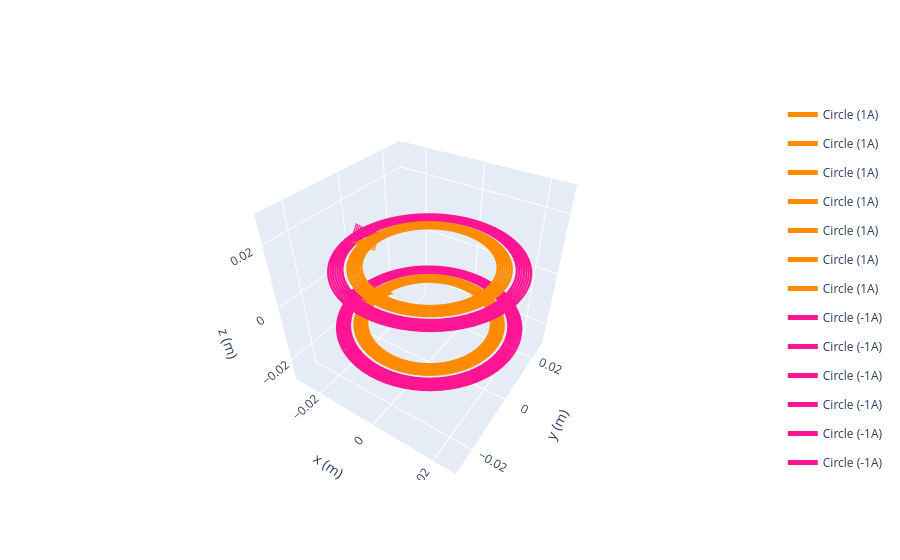

The notebook cell this image was saved under:
### Code cell
import numpy as np
import matplotlib.pyplot as plt
import magpylib as magpy

# ============================================================
# POSM MOT COIL PCB — GRADIENT-TARGET DESIGN STUDY
# ============================================================

# Mechanical dimensions
BOARD_DIAMETER_MM = 55.0
OPENING_DIAMETER_MM = 35.0

INNER_RADIUS_MIN_MM = 18.0
INNER_RADIUS_MAX_MM = 22.0
OUTER_RADIUS_MIN_MM = 23.0
OUTER_RADIUS_MAX_MM = 27.0

TURNS_PER_WINDING = 7
TRACE_WIDTH_MM = 0.30
TRACE_SPACING_MM = 0.30

# Magnetic requirements
TARGET_GRADIENT_MIN = 10.0  # G/cm
TARGET_GRADIENT_MAX = 20.0  # G/cm
TEST_CURRENT_A = 1.0

# Model settings
FIELD_STEP_MM = 0.01
Z_PLOT_MAX_MM = 35.0

# ============================================================
# 1. DEFINE IDEAL WINDING CENTERLINES
# ============================================================

inner_radii_mm = np.linspace(
    INNER_RADIUS_MIN_MM + TRACE_WIDTH_MM / 2,
    INNER_RADIUS_MAX_MM - TRACE_WIDTH_MM / 2,
    TURNS_PER_WINDING
)

outer_radii_mm = np.linspace(
    OUTER_RADIUS_MIN_MM + TRACE_WIDTH_MM / 2,
    OUTER_RADIUS_MAX_MM - TRACE_WIDTH_MM / 2,
    TURNS_PER_WINDING
)

# Each board contains 7 inner loops and 7 outer loops.
# Inner and outer groups have opposite current directions.
loop_data = (
    [(r, +1.0, "Inner") for r in inner_radii_mm]
    + [(r, -1.0, "Outer") for r in outer_radii_mm]
)

print("=== DESIGN PARAMETERS ===")
print(f"Board OD: {BOARD_DIAMETER_MM:.1f} mm")
print(f"Opening diameter: {OPENING_DIAMETER_MM:.1f} mm")
print(f"Inner turns: {TURNS_PER_WINDING}")
print(f"Outer turns: {TURNS_PER_WINDING}")
print(f"Trace width: {TRACE_WIDTH_MM:.2f} mm")
print(f"Trace spacing: {TRACE_SPACING_MM:.2f} mm")
print(f"Gradient target: {TARGET_GRADIENT_MIN:.1f}–"
      f"{TARGET_GRADIENT_MAX:.1f} G/cm")

# ============================================================
# 2. CREATE ONE BOARD AT A SPECIFIED Z POSITION
# ============================================================

def make_board(z_position_mm, current_multiplier=1.0):
    """Create ideal circular loops for one PCB plane."""
    board_sources = []

    for radius_mm, winding_sign, winding_name in loop_data:
        coil = magpy.current.Circle(
            current=(
                TEST_CURRENT_A
                * current_multiplier
                * winding_sign
            ),
            diameter=2 * radius_mm * 1e-3,
            position=(0, 0, z_position_mm * 1e-3)
        )

        if winding_name == "Inner":
            coil.style.color = "darkorange"
        else:
            coil.style.color = "deeppink"

        board_sources.append(coil)

    return board_sources


# ============================================================
# 3. FIELD AND GRADIENT FUNCTIONS
# ============================================================

def total_bz_T(sources, z_mm):
    """Return Bz in tesla on the central axis."""
    observer = np.array([0.0, 0.0, z_mm * 1e-3])
    total = 0.0

    for source in sources:
        total += source.getB(observer)[2]

    return total


def gradient_G_per_cm(sources, z_mm, step_mm=FIELD_STEP_MM):
    """Return dBz/dz in G/cm using a central difference."""
    b_plus = total_bz_T(sources, z_mm + step_mm)
    b_minus = total_bz_T(sources, z_mm - step_mm)

    dz_m = 2 * step_mm * 1e-3
    gradient_T_per_m = (b_plus - b_minus) / dz_m

    # 1 T/m = 100 G/cm
    return gradient_T_per_m * 100


# ============================================================
# 4. SINGLE-BOARD BASELINE
# ============================================================

single_board = make_board(z_position_mm=0.0)

# Find zero crossings of Bz above the single board.
z_scan_mm = np.linspace(0, Z_PLOT_MAX_MM, 1401)
single_bz_G = np.array([
    total_bz_T(single_board, z) * 1e4
    for z in z_scan_mm
])

single_zero_points_mm = []

for i in range(len(z_scan_mm) - 1):
    b1 = single_bz_G[i]
    b2 = single_bz_G[i + 1]

    if b1 * b2 < 0:
        z1, z2 = z_scan_mm[i], z_scan_mm[i + 1]
        z_zero = z1 - b1 * (z2 - z1) / (b2 - b1)
        single_zero_points_mm.append(z_zero)

print("\n=== SINGLE-BOARD BASELINE ===")

if single_zero_points_mm:
    for z_zero in single_zero_points_mm:
        g = gradient_G_per_cm(single_board, z_zero)
        print(f"Zero crossing: {z_zero:.3f} mm")
        print(f"Gradient at zero: {g:.4f} G/cm")
        print(f"Gradient magnitude: {abs(g):.4f} G/cm")
        print(f"Target met at 1 A: "
              f"{TARGET_GRADIENT_MIN <= abs(g) <= TARGET_GRADIENT_MAX}")

        if abs(g) > 0:
            print(f"Current estimated for 10 G/cm: "
                  f"{TARGET_GRADIENT_MIN / abs(g):.2f} A")
            print(f"Current estimated for 20 G/cm: "
                  f"{TARGET_GRADIENT_MAX / abs(g):.2f} A")
        print()
else:
    print("No zero crossing found in the scanned height range.")

# Plot the single-board field
plt.figure(figsize=(9, 5))
plt.plot(z_scan_mm, single_bz_G, label="Single-board Bz")
plt.axhline(0, color="black", linewidth=1)

for z_zero in single_zero_points_mm:
    plt.axvline(z_zero, color="red", linestyle="--",
                label=f"Zero: {z_zero:.2f} mm")

plt.xlabel("Height above PCB (mm)")
plt.ylabel("Bz (G)")
plt.title("Single-Board Axial Field")
plt.grid(True, alpha=0.3)
plt.legend()
plt.tight_layout()
plt.show()

# ============================================================
# 5. TWO-BOARD CONFIGURATION STUDY
# ============================================================
# Hypothesis: two identical boards placed symmetrically about
# z=0, with the second board's current directions reversed.
# This is an idealized anti-Helmholtz-style arrangement.
#
# IMPORTANT: The two-board result is a design study, not a
# validated representation of your physical assembly.

separations_mm = np.linspace(2.0, 80.0, 157)

gradient_per_amp = []
required_current_for_10 = []
required_current_for_20 = []

for separation_mm in separations_mm:
    # Lower board carries the defined winding currents.
    lower = make_board(
        z_position_mm=-separation_mm / 2,
        current_multiplier=+1.0
    )

    # Upper board has the overall current direction reversed.
    upper = make_board(
        z_position_mm=+separation_mm / 2,
        current_multiplier=-1.0
    )

    pair_sources = lower + upper

    # Symmetry gives Bz = 0 at the midpoint for this model.
    midpoint_gradient = gradient_G_per_cm(pair_sources, 0.0)

    gradient_per_amp.append(midpoint_gradient)

    g_abs = abs(midpoint_gradient)

    if g_abs > 1e-12:
        required_current_for_10.append(
            TARGET_GRADIENT_MIN / g_abs
        )
        required_current_for_20.append(
            TARGET_GRADIENT_MAX / g_abs
        )
    else:
        required_current_for_10.append(np.nan)
        required_current_for_20.append(np.nan)

gradient_per_amp = np.array(gradient_per_amp)
required_current_for_10 = np.array(required_current_for_10)
required_current_for_20 = np.array(required_current_for_20)

# Plot gradient per amp as a function of separation.
plt.figure(figsize=(9, 5))
plt.plot(
    separations_mm,
    np.abs(gradient_per_amp),
    label="Gradient magnitude at midpoint (G/cm at 1 A)"
)
plt.axhspan(
    TARGET_GRADIENT_MIN,
    TARGET_GRADIENT_MAX,
    alpha=0.2,
    label="Target band at 1 A"
)
plt.xlabel("Distance between board planes (mm)")
plt.ylabel("|dBz/dz| (G/cm)")
plt.title("Two-Board Gradient vs. Board Separation")
plt.grid(True, alpha=0.3)
plt.legend()
plt.tight_layout()
plt.show()

# Plot the current required to reach the gradient range.
plt.figure(figsize=(9, 5))
plt.plot(
    separations_mm,
    required_current_for_10,
    label="Current for 10 G/cm"
)
plt.plot(
    separations_mm,
    required_current_for_20,
    label="Current for 20 G/cm"
)
plt.xlabel("Distance between board planes (mm)")
plt.ylabel("Estimated current (A)")
plt.title("Estimated Current Required vs. Board Separation")
plt.grid(True, alpha=0.3)
plt.legend()
plt.tight_layout()
plt.show()

# ============================================================
# 6. REPORT BEST SEPARATIONS FOR THE TARGET AT 1 A
# ============================================================

target_mask = (
    (np.abs(gradient_per_amp) >= TARGET_GRADIENT_MIN)
    & (np.abs(gradient_per_amp) <= TARGET_GRADIENT_MAX)
)

print("\n=== TWO-BOARD DESIGN STUDY ===")

if np.any(target_mask):
    matching_separations = separations_mm[target_mask]
    print("Separations reaching the target gradient at 1 A:")
    print(
        f"{matching_separations.min():.2f} to "
        f"{matching_separations.max():.2f} mm"
    )
else:
    best_idx = np.argmax(np.abs(gradient_per_amp))
    best_sep = separations_mm[best_idx]
    best_grad = abs(gradient_per_amp[best_idx])

    print("No tested separation reaches 10–20 G/cm at 1 A.")
    print(f"Highest gradient in this sweep: {best_grad:.4f} G/cm")
    print(f"At board separation: {best_sep:.2f} mm")
    if best_grad > 1e-12:
        print(f"Estimated current for 10 G/cm at that separation: "
              f"{TARGET_GRADIENT_MIN / best_grad:.2f} A")
        print(f"Estimated current for 20 G/cm at that separation: "
              f"{TARGET_GRADIENT_MAX / best_grad:.2f} A")

# ============================================================
# 7. INTERACTIVE 3D EXAMPLE OF TWO BOARDS
# ============================================================
# Change this value to inspect a different separation.
DISPLAY_SEPARATION_MM = 20.0

lower_display = make_board(
    -DISPLAY_SEPARATION_MM / 2, current_multiplier=+1.0
)
upper_display = make_board(
    +DISPLAY_SEPARATION_MM / 2, current_multiplier=-1.0
)

print("\nOpening 3D view of the two-board arrangement...")
magpy.show(
    lower_display + upper_display,
    backend="plotly"
)
